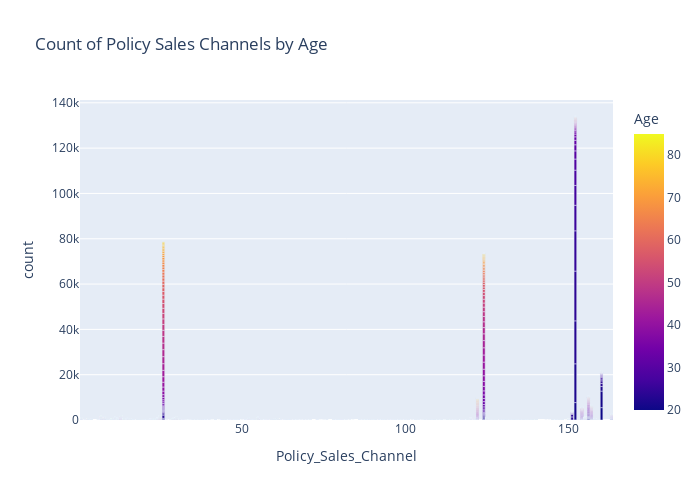

The code cell stored with this chart in its notebook:
### Markdown cell above
### Count of Policy Sales Channels by Age

### Code cell
data = train.groupby(['Policy_Sales_Channel', 'Age']).size().reset_index(name='count')

fig = px.bar(data, x='Policy_Sales_Channel', y='count', color='Age',
             title='Count of Policy Sales Channels by Age', height=500, width=700,
             barmode='group')

fig.show()

### Figure 1 — Plotly figure (JSON) as saved in the notebook; plotly's stock layout.template omitted (floating-point values rounded to 4 significant figures; data arrays with more than 128 entries replaced by an {"elided": "..."} marker saying what was removed)
{"data": [{"alignmentgroup": "True", "hovertemplate": "Policy_Sales_Channel=%{x}<br>count=%{y}<br>Age=%{marker.color}<extra></extra>", "legendgroup": "", "marker": {"color": {"elided": "4340 int values"}, "coloraxis": "coloraxis", "pattern": {"shape": ""}}, "name": "", "offsetgroup": "", "orientation": "v", "showlegend": false, "textposition": "auto", "type": "bar", "x": {"elided": "4340 int values"}, "xaxis": "x", "y": {"elided": "4340 int values"}, "yaxis": "y"}], "layout": {"barmode": "group", "coloraxis": {"colorbar": {"title": {"text": "Age"}}, "colorscale": [[0, "#0d0887"], [0.1111, "#46039f"], [0.2222, "#7201a8"], [0.3333, "#9c179e"], [0.4444, "#bd3786"], [0.5556, "#d8576b"], [0.6667, "#ed7953"], [0.7778, "#fb9f3a"], [0.8889, "#fdca26"], [1, "#f0f921"]]}, "height": 500, "legend": {"tracegroupgap": 0}, "title": {"text": "Count of Policy Sales Channels by Age"}, "width": 700, "xaxis": {"anchor": "y", "domain": [0, 1], "title": {"text": "Policy_Sales_Channel"}}, "yaxis": {"anchor": "x", "domain": [0, 1], "title": {"text": "count"}}}}
